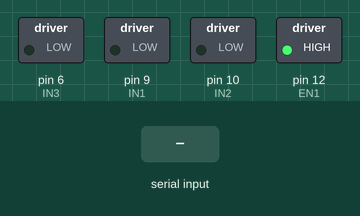
A sketch run on a simulated Arduino Uno, built with avr-gcc and run on an emulated ATmega328P. Parts: switched loads named in the sketch (green lamp = pin HIGH). Inputs (shaded band) come from the test bench. What the sketch prints to the serial monitor is not drawn.

Above: at 2.85 s.
Timing chart, 0 to 2.9 s (numbered marks = the images above; inputs shaded):
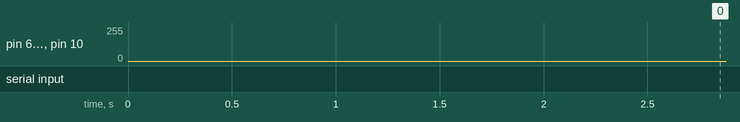

The sketch:

brushless_run_ctseRate.ino
```cpp
// run a brushless motor, using interuption at constant rate

#define U_MAX 3.5 // max speed command of the motor
#define SIN_APMLITUDE_MAX 125 // max amplitude of sinus (around a 127 offset)
#define SIN_APMLITUDE_MIN 60 // max amplitude of sinus (around a 127 offset)

// definition of some constants to ease computations
const float pi = 3.14159265359;
const float two_pi = 6.28318530718;
const float four_pi_on_three = 4.18879020479;
const float two_pi_on_three = 2.09439510239;

// motor related constants and variables
const uint8_t nb_pole = 22;
float slice_angle_rd, angle_scale_factor;
float normalized_angle;
float sin_amplitude = 50;

// Commande variable
volatile float angle_step_rd, current_angle_rd_prev, current_angle_rd = 0;
float motor_speed_rps = 0; // desired speed of the motor, rps
float u=0;            // Command, tr/s
float u_integral = 0; // integral part of the command, tr/s
float u_proportionel = 0; // proportional part of the command, tr/s
uint8_t sinAngleA, sinAngleB, sinAngleC; // the 3 sinusoide values for the PWMs

// Pin definition for connection to ESC
const int EN1 = 12;   // pin enable bls
const int IN1 = 9;    //pins des pwm
const int IN2 = 10;   //pins des pwm
const int IN3 = 6;   //pins des pwm

// interuptions gestion
uint32_t time_counter; // counting the number of interuptions
uint8_t interupt_happened; // interuption flag

// variables for the serial read an data recomposition
float ypr_data[3];
uint8_t raw_data[48];
float buffer_float;
unsigned char *ptr_buffer = (unsigned char *)&buffer_float;

// Others
float speed_step = 0.05;


void setup() {
  Serial.begin(115200);

// augmentation fréquence PWM
  setPwmFrequency(IN1);
  setPwmFrequency(IN2);
  setPwmFrequency(IN3);

// PWM output pin configuration
  pinMode(IN1, OUTPUT);
  pinMode(IN2, OUTPUT);
  pinMode(IN3, OUTPUT);

// pin Enable
  pinMode(EN1, OUTPUT);
  digitalWrite(EN1, HIGH);

// Pre-computation of variables for
  slice_angle_rd = 2*pi/(nb_pole/2.0);
  angle_scale_factor = 2*pi/slice_angle_rd;
  Serial.println(slice_angle_rd*360/two_pi);

  u = 0.5;
  sin_amplitude = 125;
  cli(); // Désactive l'interruption globale
  bitClear (TCCR2A, WGM20); // WGM20 = 0
  bitClear (TCCR2A, WGM21); // WGM21 = 0
  TCCR2B = 0b00000101; // Clock / 128 soit 8 micro-s et WGM22 = 0
  TIMSK2 = 0b00000001; // Interruption locale autorisée par TOIE2
  sei(); // Active l'interruption globale
}
//////////////////////////////////////////////////////////////////////////////

void setMotorAngle(float angle_rd)
{
  // Computes normalized angle 0->2pi for one slice
  normalized_angle = fmod(angle_rd,slice_angle_rd)*angle_scale_factor;

  // Computes sin from the normalized angles
  sinAngleA = round(sin(normalized_angle)*sin_amplitude+127.0);
  sinAngleB = round(sin(normalized_angle+two_pi_on_three)*sin_amplitude+127.0);
  sinAngleC = round(sin(normalized_angle+four_pi_on_three)*sin_amplitude+127.0);

  // Applies sin on PWM outputs
  analogWrite(IN1, sinAngleA);
  analogWrite(IN2, sinAngleB);
  analogWrite(IN3, sinAngleC);
}

/////////////////////////////////////////////////////////////////////
// Routine d'interruption
ISR(TIMER2_OVF_vect)
{
  TCNT2 = 256 - 125; // 125*8us = 1ms
  interupt_happened = 1; // interuption flag to trigger computation in main loop
  current_angle_rd = fmod((current_angle_rd + angle_step_rd),two_pi); // increment the desired angle
  time_counter++; // counter in ms (replace the micros())
}


//////////////////////////////////////////////////////////////////////

void loop() {
int i,j,x;

// Applying the command if new
  if(current_angle_rd!=current_angle_rd_prev)
  {
    //Serial.println(current_angle_rd);
    setMotorAngle(current_angle_rd);
    current_angle_rd_prev = current_angle_rd;
  }

// This generates a speed profile that increments fro speed step every second.
  if(time_counter > 1000 )
  {
    interupt_happened = interupt_happened != 0 ? 0 : 100;
    time_counter = 0;
    if(u >= U_MAX)
    {
      speed_step = -0.05;
    }
    if(u <= -U_MAX)
    {
      speed_step = 0.05;
    }
    u+=speed_step;
    u = constrain(u,-U_MAX,U_MAX);
    sin_amplitude = constrain(80+20*u,SIN_APMLITUDE_MIN,SIN_APMLITUDE_MAX);
    Serial.print(sin_amplitude);
    Serial.print(" ");
    Serial.println(u);
  }

  // monitoring the serial port
  if (Serial.available() > 12){
    x = Serial.read();
    if(x == 255)
    {
      //Serial.write(255);
      Serial.readBytes(raw_data,12);
      for(i=0;i<3;i++) // decode YPR data
      {
        for(j=0;j<4;j++) // filling the 4 bytes of the float with the data of serial port
        {
          ptr_buffer[j] = raw_data[4*i+j];
        }
        ypr_data[i] = buffer_float*57.2957795; // 180/pi
      }
      Serial.print(fmod(fmod(ypr_data[0]+180,360)+180,360)-180);
      Serial.print(" ");
      Serial.print(ypr_data[1]);
      Serial.print(" ");
      Serial.print(ypr_data[2]);
      Serial.print(" ");
      Serial.println(u);
    }
  }

  u = constrain(u,-U_MAX,U_MAX);
  //sin_amplitude = constrain(60+20*u,SIN_APMLITUDE_MIN,SIN_APMLITUDE_MAX);
  motor_speed_rps = two_pi*u; // conversion from tr/s to rps

  angle_step_rd = motor_speed_rps/1000;

}

// sert à changer la fréquence du pwm

void setPwmFrequency(int pin) {
  if(pin == 5 || pin == 6 || pin == 9 || pin == 10) {
    if(pin == 5 || pin == 6) {
      TCCR0B = TCCR0B & 0b11111000 | 0x01;
    } else {
      TCCR1B = TCCR1B & 0b11111000 | 0x01;
    }
  }
  else if(pin == 3 || pin == 11) {
    TCCR2B = TCCR2B & 0b11111000 | 0x01;
  }
}
```
